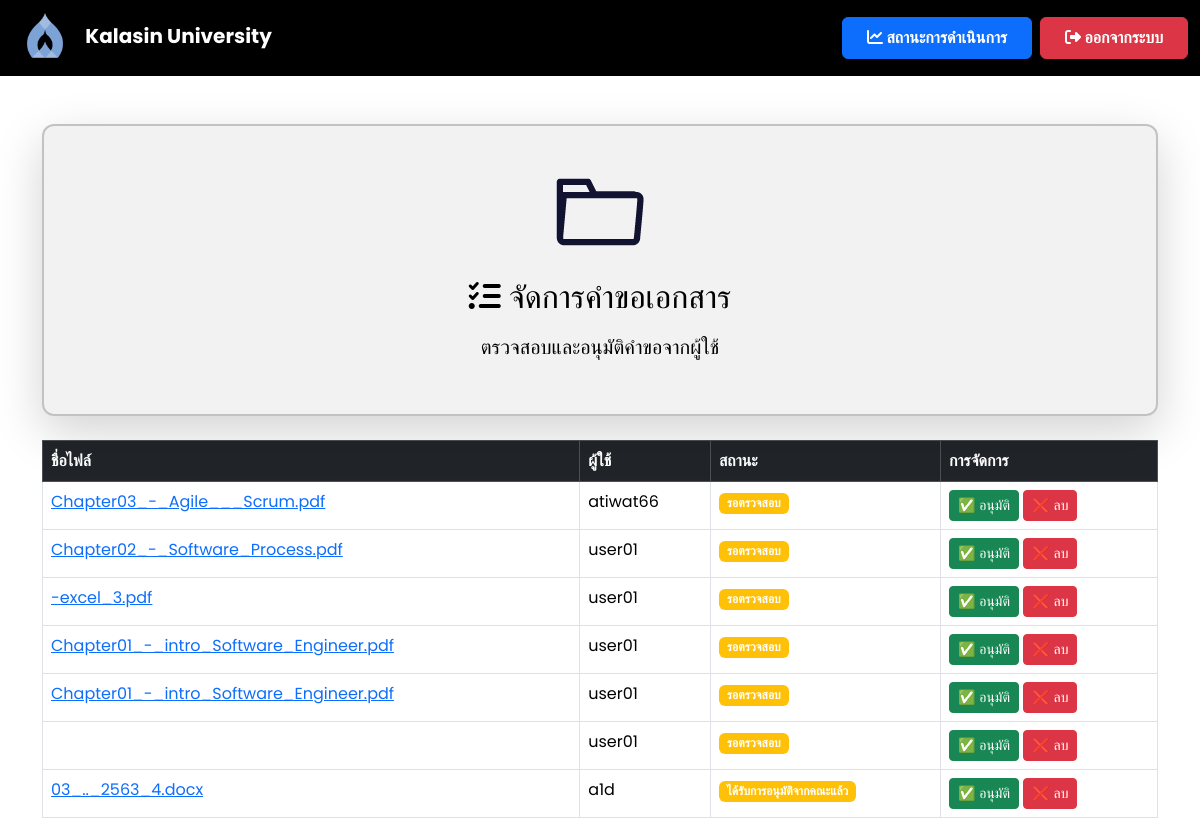
The app's page /manage_requests (signed in), older data.
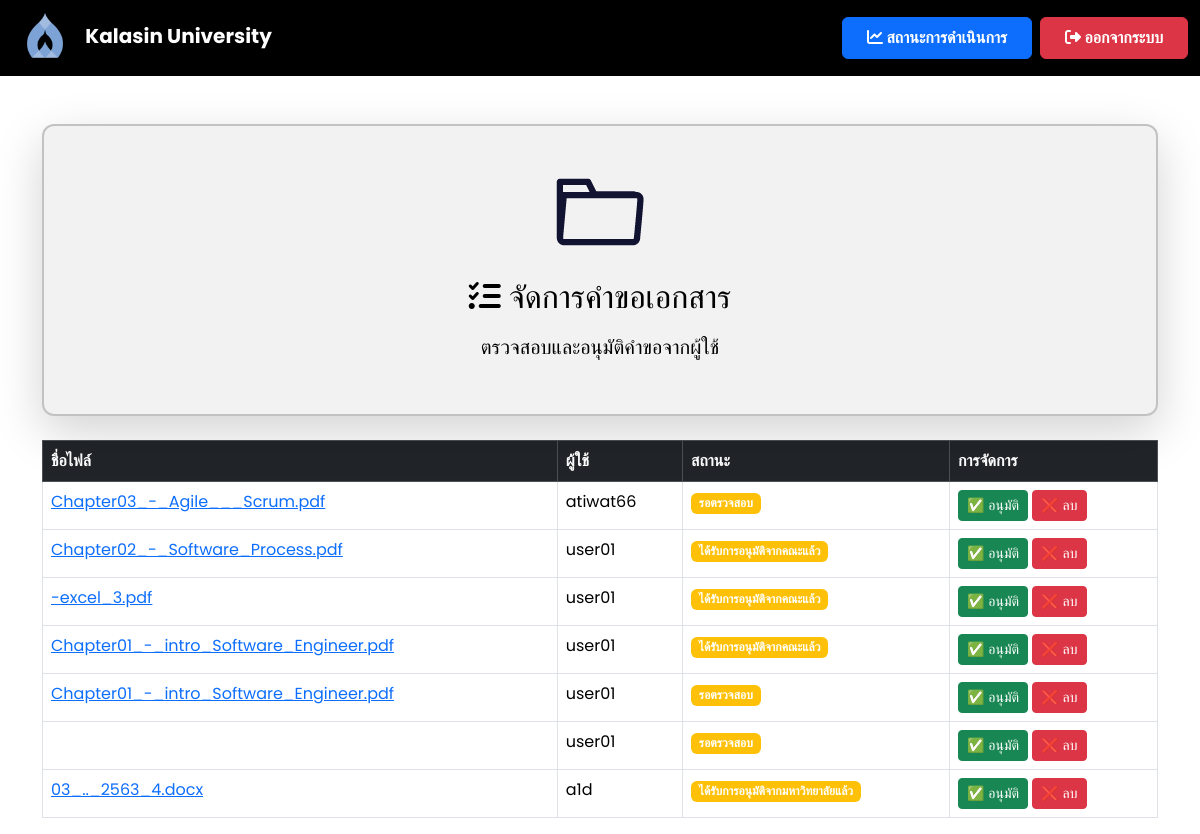
The same page, newer data.
### app.py (models this page shows)
class File(db.Model):
    id = db.Column(db.Integer, primary_key=True)
    filename = db.Column(db.String(255), nullable=False)
    file_path = db.Column(db.String(255), nullable=True)  # ✅ เพิ่มฟิลด์นี้
    status = db.Column(db.String(50), nullable=False, default="รอตรวจสอบ")
    comment = db.Column(db.Text, nullable=True)
    user_id = db.Column(db.Integer, db.ForeignKey('user.id'), nullable=False)
    upload_date = db.Column(db.DateTime, default=db.func.current_timestamp())
    review_date = db.Column(db.DateTime, nullable=True)
    approve_date = db.Column(db.DateTime, nullable=True)

class User(db.Model):
    id = db.Column(db.Integer, primary_key=True)
    username = db.Column(db.String(100), unique=True, nullable=False)
    email = db.Column(db.String(150), unique=True, nullable=False)  # ✅ เพิ่ม email
    password = db.Column(db.String(200), nullable=False)
    role = db.Column(db.String(10), nullable=False, default='user')
    files = db.relationship('File', backref='user', lazy=True)

### app.py (the view)
@app.route('/manage_requests')
def manage_requests():
    if 'user_id' not in session or session.get('role') not in ['admin', 'admin_university']:
        flash("⚠️ กรุณาเข้าสู่ระบบก่อน!", "warning")
        return redirect(url_for('login'))  # ถ้าไม่ได้ login ให้กลับไปหน้า login
    files = File.query.all()
    response = make_response(render_template('manage_requests.html', files=files))
    response.headers['Cache-Control'] = 'no-store, no-cache, must-revalidate, max-age=0'
    response.headers['Pragma'] = 'no-cache'
    response.headers['Expires'] = '0'
    return response

### templates/manage_requests.html (shortened to what this page needs)
<!DOCTYPE html>
<html lang="th">
<head>
    <link href="https://cdn.jsdelivr.net/npm/bootstrap@5.3.3/dist/css/bootstrap.min.css" rel="stylesheet">
    <link rel="stylesheet" href="https://cdnjs.cloudflare.com/ajax/libs/font-awesome/6.4.2/css/all.min.css">
</head>
<body>
    <nav class="navbar navbar-expand-lg navbar-dark">
        <div class="container-fluid">
            <a class="navbar-brand ms-2" href="{{ url_for('faculty_dashboard') }}">
                <img src="{{ url_for('static', filename='images/Kalasin_University_Seal.svg.png') }}"
                     alt="Kalasin University Logo" style="height: 50px; margin-right: 10px;">
                <strong>Kalasin University</strong>
            </a>
            <div class="ms-auto d-flex">
                <a href="{{ url_for('status') }}" class="btn btn-primary fw-bold px-4 py-2 me-2">
                    <i class="fas fa-chart-line"></i> สถานะการดำเนินการ
                </a>
                <a href="{{ url_for('logout') }}" class="btn btn-danger fw-bold px-4 py-2">
                    <i class="fas fa-sign-out-alt"></i> ออกจากระบบ
                </a>
            </div>
        </div>
    </nav>
<div class="container mt-5 d-flex justify-content-center">
    <div class="card shadow-lg" style="width: 1500px;">
        <div class="card-body d-flex flex-column align-items-center text-center">
            <img src="static/images/diiodid.gif" alt="Document Management" class="img-fluid mb-3" style="width: 100px; height: 100px;">
            <div>
                <h2 class="mb-3"><i class="fas fa-tasks"></i> จัดการคำขอเอกสาร</h2>
                <p class="lead">ตรวจสอบและอนุมัติคำขอจากผู้ใช้</p>
            </div>
        </div>
    </div>
</div>
    <div class="container mt-4">
        <table class="table table-bordered mt-3">
            <thead class="table-dark">
                <tr>
                    <th>ชื่อไฟล์</th>
                    <th>ผู้ใช้</th>
                    <th>สถานะ</th>
                    <th>การจัดการ</th>
                </tr>
            </thead>
            <tbody>
                {% for file in files %}
                <tr>
                    <td>
                        <a href="{{ url_for('uploaded_file', filename=file.filename) }}" target="_blank">
                            {{ file.filename }}
                        </a>
                    </td>
                    <td>{{ file.user.username }}</td>
                    <td>
                        <span class="badge {% if file.status == 'อนุมัติแล้ว' %} bg-success {% else %} bg-warning {% endif %}">
                            {{ file.status }}
                        </span>
                    </td>
                    <td>
                        {% if file.status != 'อนุมัติแล้ว' %}
                        <a href="{{ url_for('approve_file', file_id=file.id) }}" class="btn btn-success btn-sm">
                            ✅ อนุมัติ
                        </a>
                        {% endif %}
                        <a href="{{ url_for('delete_file', file_id=file.id) }}" class="btn btn-danger btn-sm"
                           onclick="return confirm('คุณแน่ใจหรือไม่ว่าต้องการลบไฟล์นี้?');">
                            ❌ ลบ
                        </a>
                    </td>
                </tr>
                {% else %}
                <tr>
                    <td colspan="4" class="text-center text-muted">ยังไม่มีคำขอเอกสาร</td>
                </tr>
                {% endfor %}
            </tbody>
        </table>
    </div>
</body>
</html>

### templates/manage_requests.html (style rules this page uses)
body { font-family: 'Poppins', sans-serif; background: white; color: black; }
.navbar { background: #000000; backdrop-filter: blur(10px); }
.card { background: rgba(0, 0, 0, 0.05); color: black; border-radius: 12px; padding: 20px; border: 2px solid rgba(0, 0, 0, 0.2); box-shadow: 0 5px 15px rgba(0, 0, 0, 0.2); }

Row changes from the older to the newer data that the page shows:
changed File "Chapter02_-_Software_Process.pdf": status "รอตรวจสอบ" → "ได้รับการอนุมัติจากคณะแล้ว"
changed File "-excel_3.pdf": status "รอตรวจสอบ" → "ได้รับการอนุมัติจากคณะแล้ว"
changed File (number 4 of 7 on the later page): status "รอตรวจสอบ" → "ได้รับการอนุมัติจากคณะแล้ว"
changed File "03_.._2563_4.docx": status "ได้รับการอนุมัติจากคณะแล้ว" → "ได้รับการอนุมัติจากมหาวิทยาลัยแล้ว"
